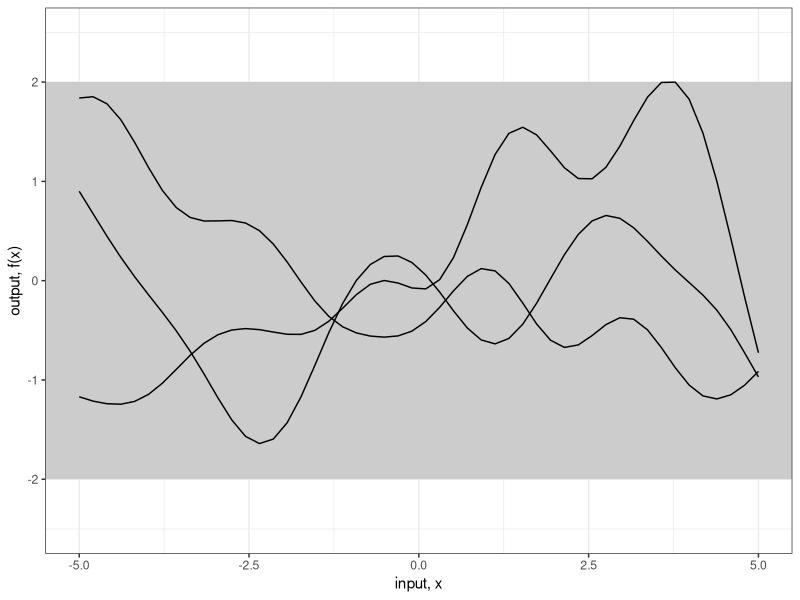

This chart was generated by the following R code: (Note: this script raises an error after producing the figure.)
# Demo of Gaussian process regression with R
# James Keirstead
# 5 April 2012

# Chapter 2 of Rasmussen and Williams's book `Gaussian Processes
# for Machine Learning' provides a detailed explanation of the
# math for Gaussian process regression.  It doesn't provide
# much in the way of code though.  This Gist is a brief demo
# of the basic elements of Gaussian process regression, as
# described on pages 13 to 16.


# Load in the required libraries for data manipulation
# and multivariate normal distribution
require(MASS)
require(plyr)
require(reshape2)
require(ggplot2)

# Set a seed for repeatable plots
set.seed(12345)

# Calculates the covariance matrix sigma using a
# simplified version of the squared exponential function.
#
# Although the nested loops are ugly, I've checked and it's about
# 30% faster than a solution using expand.grid() and apply()
#
# Parameters:
#	X1, X2 = vectors
# 	l = the scale length parameter
# Returns:
# 	a covariance matrix
calcSigma <- function(X1,X2,l=1) {
  Sigma <- matrix(rep(0, length(X1)*length(X2)), nrow=length(X1))
  for (i in 1:nrow(Sigma)) {
    for (j in 1:ncol(Sigma)) {
      Sigma[i,j] <- exp(-0.5*(abs(X1[i]-X2[j])/l)^2)
    }
  }
  return(Sigma)
}

# 1. Plot some sample functions from the Gaussian process
# as shown in Figure 2.2(a)

# Define the points at which we want to define the functions
x.star <- seq(-5,5,len=50)

# Calculate the covariance matrix
sigma <- calcSigma(x.star,x.star)

# Generate a number of functions from the process
n.samples <- 3
values <- matrix(rep(0,length(x.star)*n.samples), ncol=n.samples)
for (i in 1:n.samples) {
  # Each column represents a sample from a multivariate normal distribution
  # with zero mean and covariance sigma
  values[,i] <- mvrnorm(1, rep(0, length(x.star)), sigma)
}
values <- cbind(x=x.star,as.data.frame(values))
values <- melt(values,id="x")

# Plot the result
fig2a <- ggplot(values,aes(x=x,y=value)) +
  geom_rect(xmin=-Inf, xmax=Inf, ymin=-2, ymax=2, fill="grey80") +
  geom_line(aes(group=variable)) +
  theme_bw() +
  scale_y_continuous(lim=c(-2.5,2.5), name="output, f(x)") +
  xlab("input, x")

# 2. Now let's assume that we have some known data points;
# this is the case of Figure 2.2(b). In the book, the notation 'f'
# is used for f$y below.  I've done this to make the ggplot code
# easier later on.
f <- data.frame(x=c(-4,-3,-1,0,2),
                y=c(-2,0,1,2,-1))

# Calculate the covariance matrices
# using the same x.star values as above
x <- f$x
k.xx <- calcSigma(x,x)
k.xxs <- calcSigma(x,x.star)
k.xsx <- calcSigma(x.star,x)
k.xsxs <- calcSigma(x.star,x.star)

# These matrix calculations correspond to equation (2.19)
# in the book.
f.star.bar <- k.xsx%*%solve(k.xx)%*%f$y
cov.f.star <- k.xsxs - k.xsx%*%solve(k.xx)%*%k.xxs

# This time we'll plot more samples.  We could of course
# simply plot a +/- 2 standard deviation confidence interval
# as in the book but I want to show the samples explicitly here.
n.samples <- 50
values <- matrix(rep(0,length(x.star)*n.samples), ncol=n.samples)
for (i in 1:n.samples) {
  values[,i] <- mvrnorm(1, f.star.bar, cov.f.star)
}
values <- cbind(x=x.star,as.data.frame(values))
values <- melt(values,id="x")

# Plot the results including the mean function
# and constraining data points
fig2b <- ggplot(values,aes(x=x,y=value)) +
  geom_line(aes(group=variable), colour="grey80") +
  geom_line(data=NULL,aes(x=x.star,y=f.star.bar),colour="red", size=1) + 
  geom_point(data=f,aes(x=x,y=y)) +
  theme_bw() +
  scale_y_continuous(lim=c(-3,3), name="output, f(x)") +
  xlab("input, x")

# 3. Now assume that each of the observed data points have some
# normally-distributed noise.

# The standard deviation of the noise
sigma.n <- 0.1

# Recalculate the mean and covariance functions
f.bar.star <- k.xsx%*%solve(k.xx + sigma.n^2*diag(1, ncol(k.xx)))%*%f$y
cov.f.star <- k.xsxs - k.xsx%*%solve(k.xx + sigma.n^2*diag(1, ncol(k.xx)))%*%k.xxs

# Recalulate the sample functions
values <- matrix(rep(0,length(x.star)*n.samples), ncol=n.samples)
for (i in 1:n.samples) {
  values[,i] <- mvrnorm(1, f.bar.star, cov.f.star)
}
values <- cbind(x=x.star,as.data.frame(values))
values <- melt(values,id="x")

# Plot the result, including error bars on the observed points
gg <- ggplot(values, aes(x=x,y=value)) + 
  geom_line(aes(group=variable), colour="grey80") +
  geom_line(data=NULL,aes(x=x.star,y=f.bar.star),colour="red", size=1) + 
  geom_errorbar(data=f,aes(x=x,y=NULL,ymin=y-2*sigma.n, ymax=y+2*sigma.n), width=0.2) +
  geom_point(data=f,aes(x=x,y=y)) +
  theme_bw() +
  scale_y_continuous(lim=c(-3,3), name="output, f(x)") +
  xlab("input, x")
